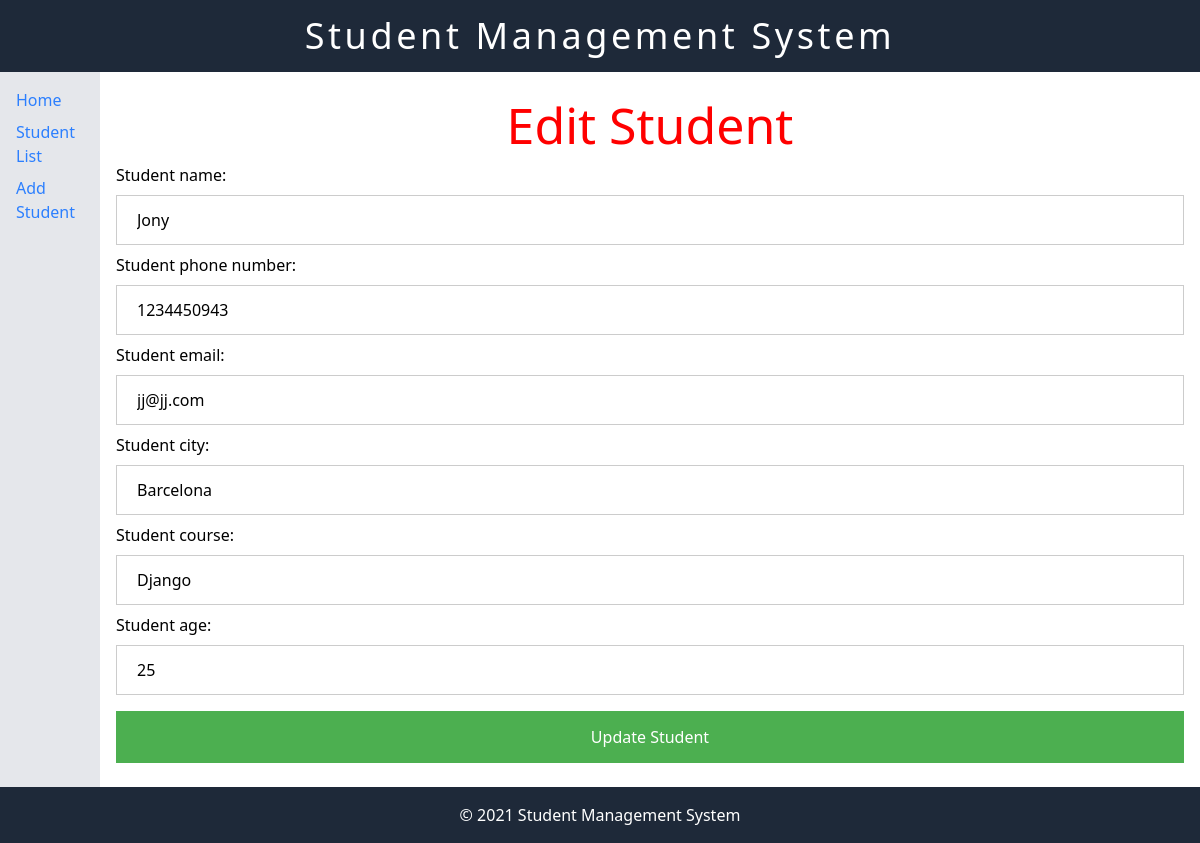
/edit_student/27, run on the app's committed database.
### students/models.py (models this page shows, shortened)
class Student(models.Model):
    student_name = models.CharField(max_length=100)
    student_phone_number = models.CharField(max_length=12)
    student_email = models.EmailField()
    student_city = models.CharField(max_length=100)
    student_course = models.CharField(max_length=100)
    student_age = models.IntegerField()

### students/views.py (the view)
# urls.py: path('edit_student/<int:student_id>' , edit_student,name='edit_student')
def edit_student(request,student_id):
    student = Student.objects.get(id = student_id)
    if request.method == "POST":
        form = StudentForm(request.POST, instance=student)
        if form.is_valid():
            form.save()
            messages.add_message(request, messages.SUCCESS, 'Student updated successfully')
            return redirect('student_list')
        return render(request, "edit_student.html",{'form': form ,'student': student})
    else:
        form = StudentForm(instance=student)
    return render(request, "edit_student.html",{'form': form ,'student': student})

### students/forms.py
class StudentForm(forms.ModelForm):
    class Meta:
        model = Student
        fields = '__all__'

### students/templates/edit_student.html (shortened to what this page needs)
{% extends "base.html" %}
{% load static %}
{% block head %}
<link rel="stylesheet" href="{% static 'add_student.css' %}" />
{% endblock %}
{% block content %}
<h1>Edit Student</h1>
<form action="{% url 'edit_student' student.id %}" method="POST">
  {{form}}
  <button type="submit">Update Student</button>
  {% endblock %}

### students/static/add_student.css (style rules this page uses)
* { box-sizing: border-box; }
h1 { color: red; font-size: 50px; text-align: center; }
input { width: 100%; padding: 12px 20px; margin: 8px 0; display: inline-block; border: 1px solid #ccc; box-sizing: border-box; }
button { background-color: #4CAF50; color: white; padding: 14px 20px; margin: 8px 0; border: none; cursor: pointer; width: 100%; }

### data on the page
Student: student_name "Jony", student_phone_number "1234450943", student_email "jj@jj.com", student_city "Barcelona", student_course "Django", student_age "25"
